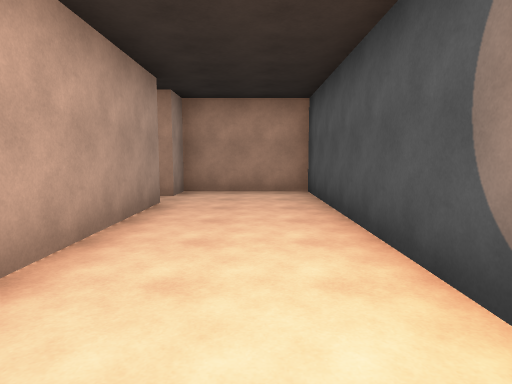
[1] (above)

23 first-person views from a walk through a Unity game level. The camera is 1.5 m above the floor, tilts 6° down and sees 75° across. The floor is counted in squares, 2 m on a side. Each view is taken from the middle of a square. On the plan, view 1 faces up. The plan holds only what a view shows up to about 11 squares ahead; the rest is blank. The place goes on beyond the plan. The player character is not drawn.

[2]
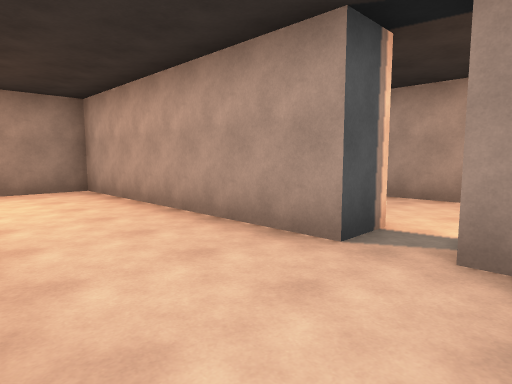

[3]
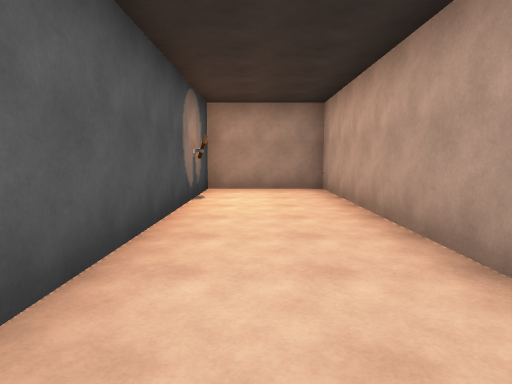

[4]
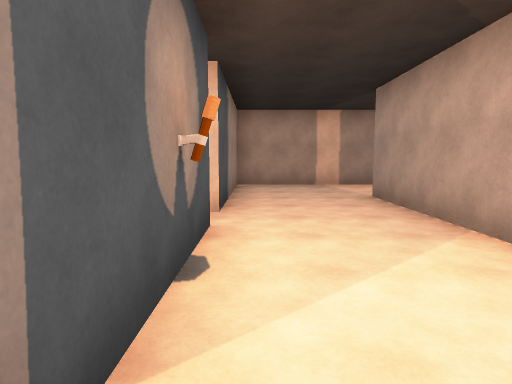

[5]
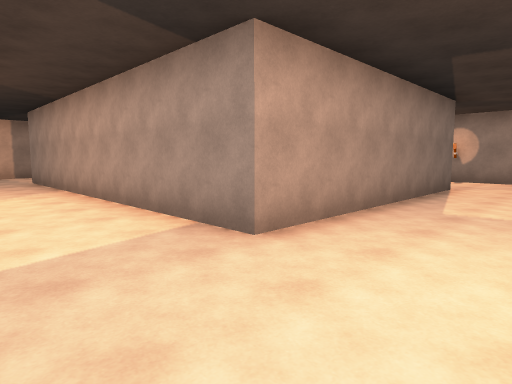

[6]
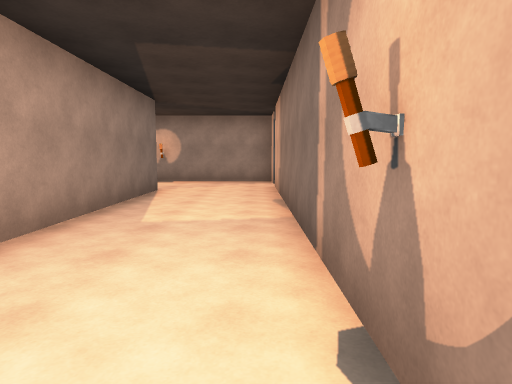

[7]
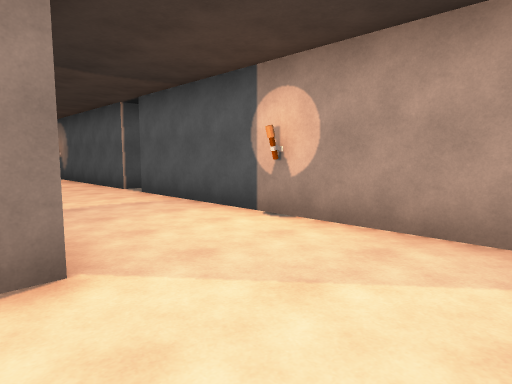

[8]
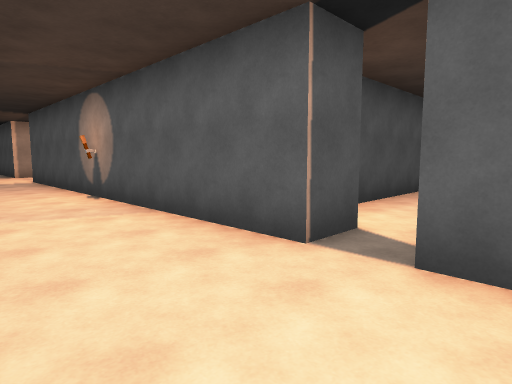

[9]
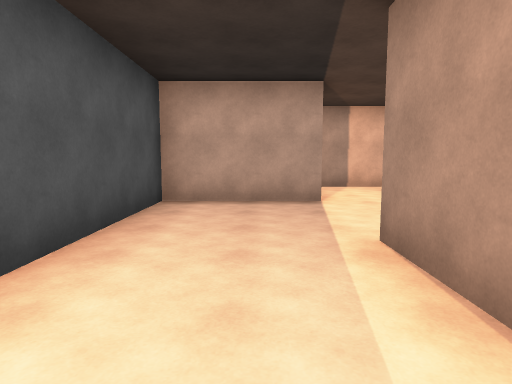

[10]
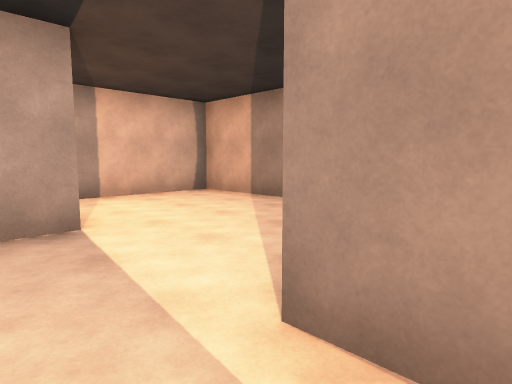

[11]
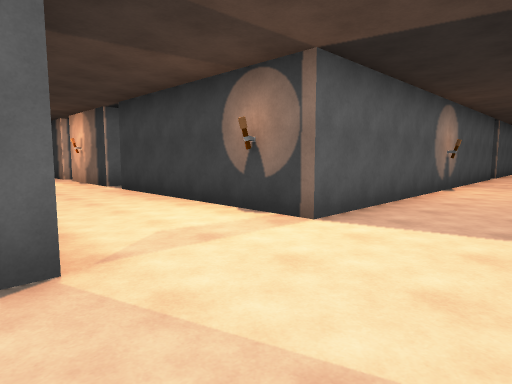

[12]
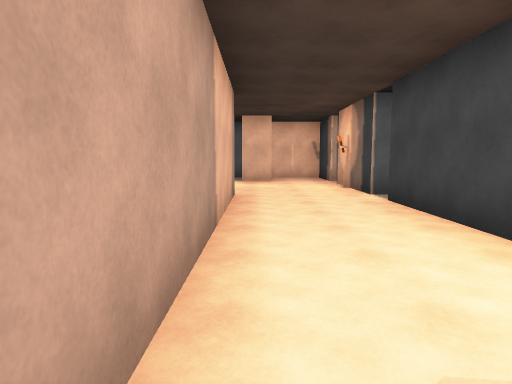

[13]
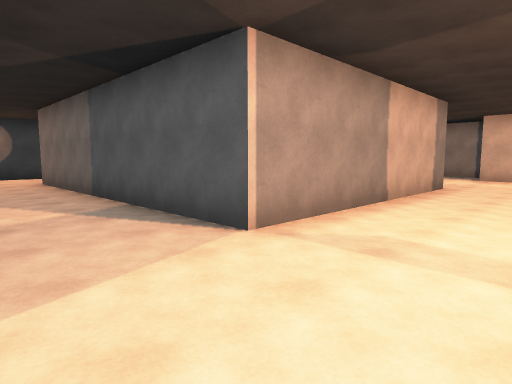

[14]
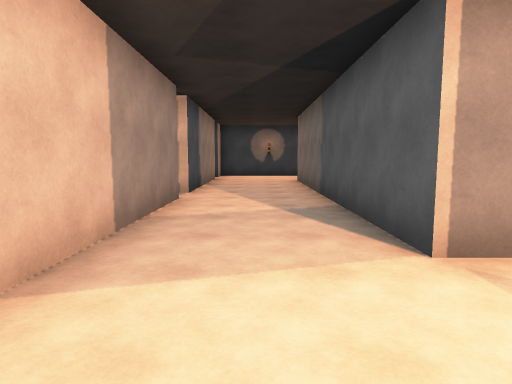

[15]
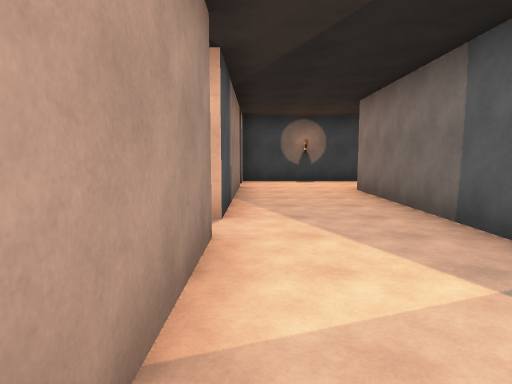

[16]
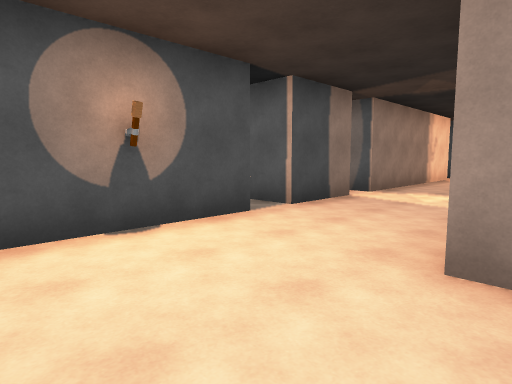

[17]
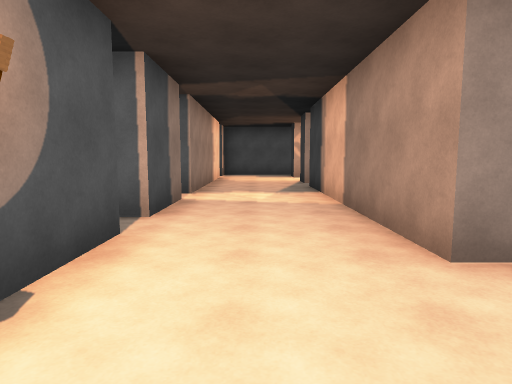

[18]
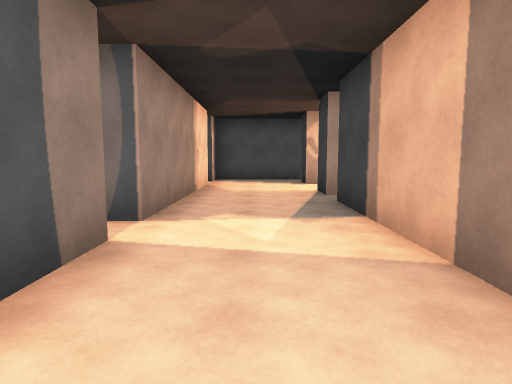

[19]
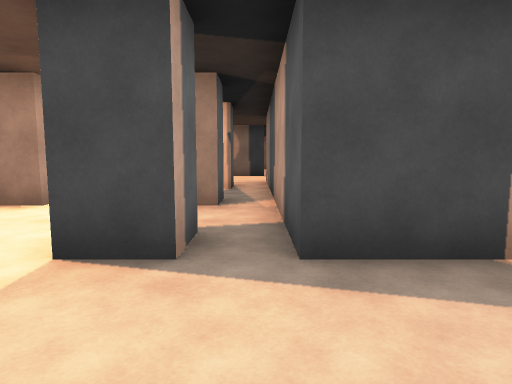

[20]
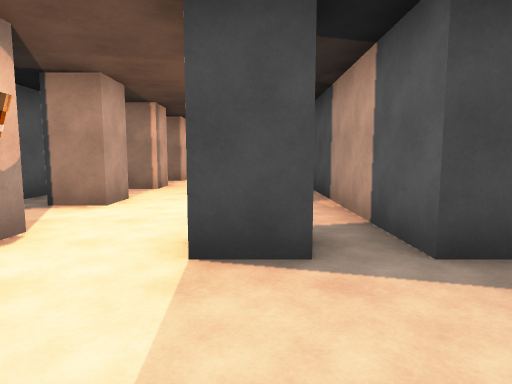

[21]
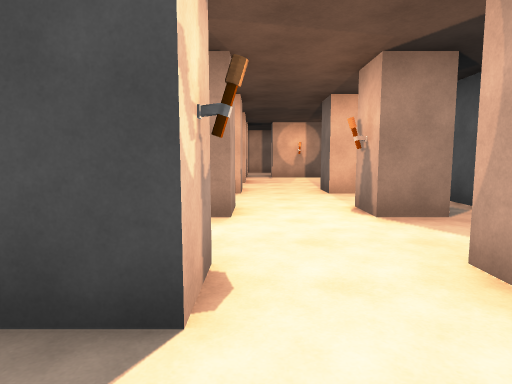

[22]
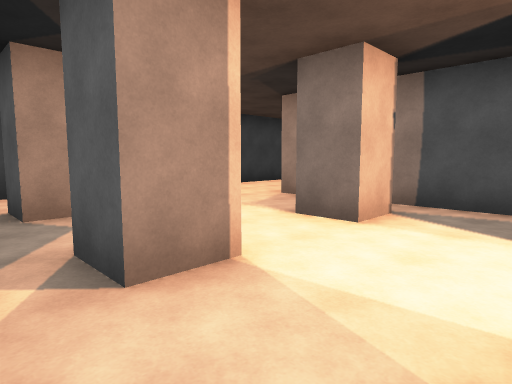

[23]
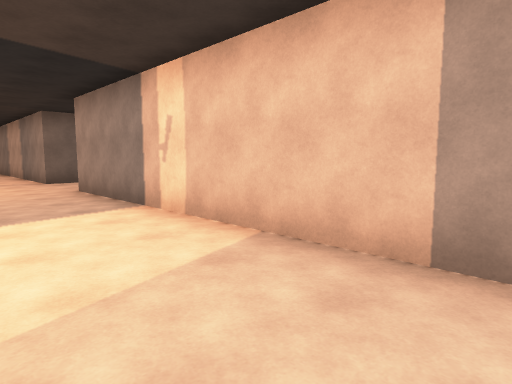

### Floor plan
Points are (right, up) in squares from view 1. A wall is a line through its corners. A room is listed if a view was taken in it or the views show most of it. See-through windows are left out.
Room 1 (views 1, 2, 3)
walls: (-1.6, 5.5) (-1.6, -0.9) (1.1, -0.9) (1.1, 7.3) (-1.6, 7.3) (-1.6, 6.4)
ways out: opening at (-2, 6) to room 2
Room 2 (views 4, 5, 6, 7, 8, 9, 10, 11, 12, 13, 14, 15, 16, 17, 18, 19, 20, 21, 22, 23)
walls: (-14.3, -5.4) (-14.3, -13.6) (-20.7, -13.6) (-20.7, -5.4) (-14.3, -5.4); (-10.7, 3.7) (-11.6, 3.7) (-11.6, 6.2); (-20.7, -2.3) (-20.7, -2.7) (-23.5, -2.7); (-14.3, 6.6) (-14.3, -2.7) (-19.9, -2.7); (-6.2, 0.9) (-2.5, 0.9) (-2.5, 5.5) (-1.6, 5.5); (-11.6, -9.1) (-11.6, 1); (-21.6, -7.3) (-21.6, -8.2) (-22.5, -8.2) (-22.5, -7.3); (-24.2, -2.7) (-25.1, -2.7); (-16.4, 9.1) (-18, 9.1); (-24.3, -4.5) (-24.3, -5.4) (-25.2, -5.4) (-25.2, -4.5); (-21.6, -9.9) (-21.6, -10.9) (-22.5, -10.9) (-22.5, -9.9); (-24.3, -7.3) (-24.3, -8.2) (-25.2, -8.2) (-25.2, -7.3); (-20.7, 9.1) (-20.7, 6.4) (-16.9, 6.4); (-11.6, -14.3) (-11.6, -9.9); (-24.3, -9.9) (-24.3, -10.9) (-25.2, -10.9); (-2.5, 6.4) (-2.5, 9.5); (-21.6, -12.6) (-21.6, -13.6) (-22.5, -13.6); (-11.6, 12.8) (-5.2, 12.8) (-5.2, 3.6); (-22.5, -13.1) (-22.5, -12.6); (-15.2, -16.3) (-11.5, -16.3); (-21, 12.8) (-23.4, 12.8) (-23.4, 9.6); (-24.3, -12.6) (-24.3, -13.6) (-25.1, -13.6); (-18, -16.3) (-16.1, -16.3); (-14.3, 15.5) (-14.3, 8.1); (-24.4, -16.3) (-18.9, -16.3) (-18.9, -16.9); (-4.5, 15.5) (-12.5, 15.5); (-26, -16.3) (-25.1, -16.3)
ways out: opening at (-2, 6) to room 1; opening at (-16, -16)

Positions as (right, up) in squares from view 1, and headings:
1: (0, 0), facing up
2: (1, 7), facing down-left
3: (0, 7), facing down
4: (-3, 10), facing down
5: (-3, 15), facing down-left
6: (-4, 15), facing left
7: (-11, 15), facing down-left
8: (-12, 9), facing down-left
9: (-15, 8), facing left
10: (-17, 8), facing up-left
11: (-12, -6), facing up-left
12: (-14, -5), facing left
13: (-12, -3), facing down-left
14: (-13, -3), facing down
15: (-12, -6), facing down
16: (-12, -13), facing down-left
17: (-12, -15), facing left
18: (-15, -15), facing left
19: (-21, -16), facing up
20: (-22, -16), facing up
21: (-24, -15), facing up
22: (-26, -10), facing up-right
23: (-14, -7), facing up-right
